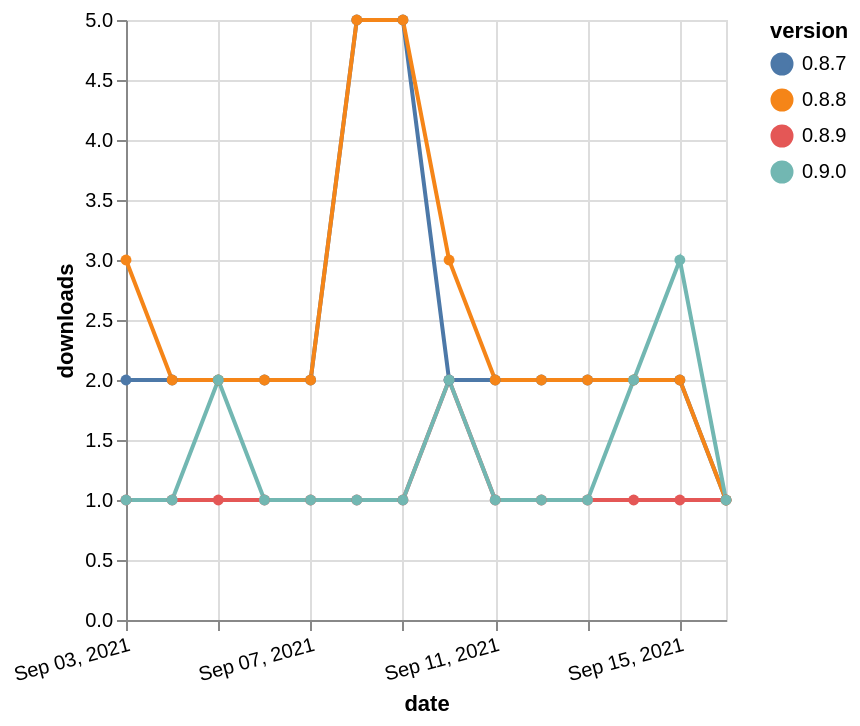

Source (Vega-Lite JSON):
### Vega-Lite specification from a JSON file in a GitHub repository (floating-point values rounded to 4 significant figures)
{"$schema": "https://vega.github.io/schema/vega-lite/v5.json", "description": "A simple bar chart with embedded data.", "data": {"values": [{"date": "2021-09-03", "total": 237, "delta": 1, "version": "0.8.9"}, {"date": "2021-09-04", "total": 238, "delta": 1, "version": "0.8.9"}, {"date": "2021-09-05", "total": 239, "delta": 1, "version": "0.8.9"}, {"date": "2021-09-06", "total": 240, "delta": 1, "version": "0.8.9"}, {"date": "2021-09-07", "total": 241, "delta": 1, "version": "0.8.9"}, {"date": "2021-09-08", "total": 242, "delta": 1, "version": "0.8.9"}, {"date": "2021-09-09", "total": 243, "delta": 1, "version": "0.8.9"}, {"date": "2021-09-10", "total": 245, "delta": 2, "version": "0.8.9"}, {"date": "2021-09-11", "total": 246, "delta": 1, "version": "0.8.9"}, {"date": "2021-09-12", "total": 247, "delta": 1, "version": "0.8.9"}, {"date": "2021-09-13", "total": 248, "delta": 1, "version": "0.8.9"}, {"date": "2021-09-14", "total": 249, "delta": 1, "version": "0.8.9"}, {"date": "2021-09-15", "total": 250, "delta": 1, "version": "0.8.9"}, {"date": "2021-09-16", "total": 251, "delta": 1, "version": "0.8.9"}, {"date": "2021-09-03", "total": 2567, "delta": 2, "version": "0.8.7"}, {"date": "2021-09-04", "total": 2569, "delta": 2, "version": "0.8.7"}, {"date": "2021-09-05", "total": 2571, "delta": 2, "version": "0.8.7"}, {"date": "2021-09-06", "total": 2573, "delta": 2, "version": "0.8.7"}, {"date": "2021-09-07", "total": 2575, "delta": 2, "version": "0.8.7"}, {"date": "2021-09-08", "total": 2580, "delta": 5, "version": "0.8.7"}, {"date": "2021-09-09", "total": 2585, "delta": 5, "version": "0.8.7"}, {"date": "2021-09-10", "total": 2587, "delta": 2, "version": "0.8.7"}, {"date": "2021-09-11", "total": 2589, "delta": 2, "version": "0.8.7"}, {"date": "2021-09-12", "total": 2591, "delta": 2, "version": "0.8.7"}, {"date": "2021-09-13", "total": 2593, "delta": 2, "version": "0.8.7"}, {"date": "2021-09-14", "total": 2595, "delta": 2, "version": "0.8.7"}, {"date": "2021-09-15", "total": 2597, "delta": 2, "version": "0.8.7"}, {"date": "2021-09-16", "total": 2598, "delta": 1, "version": "0.8.7"}, {"date": "2021-09-03", "total": 2678, "delta": 3, "version": "0.8.8"}, {"date": "2021-09-04", "total": 2680, "delta": 2, "version": "0.8.8"}, {"date": "2021-09-05", "total": 2682, "delta": 2, "version": "0.8.8"}, {"date": "2021-09-06", "total": 2684, "delta": 2, "version": "0.8.8"}, {"date": "2021-09-07", "total": 2686, "delta": 2, "version": "0.8.8"}, {"date": "2021-09-08", "total": 2691, "delta": 5, "version": "0.8.8"}, {"date": "2021-09-09", "total": 2696, "delta": 5, "version": "0.8.8"}, {"date": "2021-09-10", "total": 2699, "delta": 3, "version": "0.8.8"}, {"date": "2021-09-11", "total": 2701, "delta": 2, "version": "0.8.8"}, {"date": "2021-09-12", "total": 2703, "delta": 2, "version": "0.8.8"}, {"date": "2021-09-13", "total": 2705, "delta": 2, "version": "0.8.8"}, {"date": "2021-09-14", "total": 2707, "delta": 2, "version": "0.8.8"}, {"date": "2021-09-15", "total": 2709, "delta": 2, "version": "0.8.8"}, {"date": "2021-09-16", "total": 2710, "delta": 1, "version": "0.8.8"}, {"date": "2021-09-03", "total": 284, "delta": 1, "version": "0.9.0"}, {"date": "2021-09-04", "total": 285, "delta": 1, "version": "0.9.0"}, {"date": "2021-09-05", "total": 287, "delta": 2, "version": "0.9.0"}, {"date": "2021-09-06", "total": 288, "delta": 1, "version": "0.9.0"}, {"date": "2021-09-07", "total": 289, "delta": 1, "version": "0.9.0"}, {"date": "2021-09-08", "total": 290, "delta": 1, "version": "0.9.0"}, {"date": "2021-09-09", "total": 291, "delta": 1, "version": "0.9.0"}, {"date": "2021-09-10", "total": 293, "delta": 2, "version": "0.9.0"}, {"date": "2021-09-11", "total": 294, "delta": 1, "version": "0.9.0"}, {"date": "2021-09-12", "total": 295, "delta": 1, "version": "0.9.0"}, {"date": "2021-09-13", "total": 296, "delta": 1, "version": "0.9.0"}, {"date": "2021-09-14", "total": 298, "delta": 2, "version": "0.9.0"}, {"date": "2021-09-15", "total": 301, "delta": 3, "version": "0.9.0"}, {"date": "2021-09-16", "total": 302, "delta": 1, "version": "0.9.0"}]}, "width": "container", "mark": {"type": "line", "point": {"filled": true}}, "encoding": {"x": {"field": "date", "type": "temporal", "timeUnit": "yearmonthdate", "title": "date", "axis": {"labelAngle": -15}}, "y": {"field": "delta", "type": "quantitative", "title": "downloads"}, "color": {"field": "version", "type": "nominal"}, "tooltip": {"field": "delta"}}}
